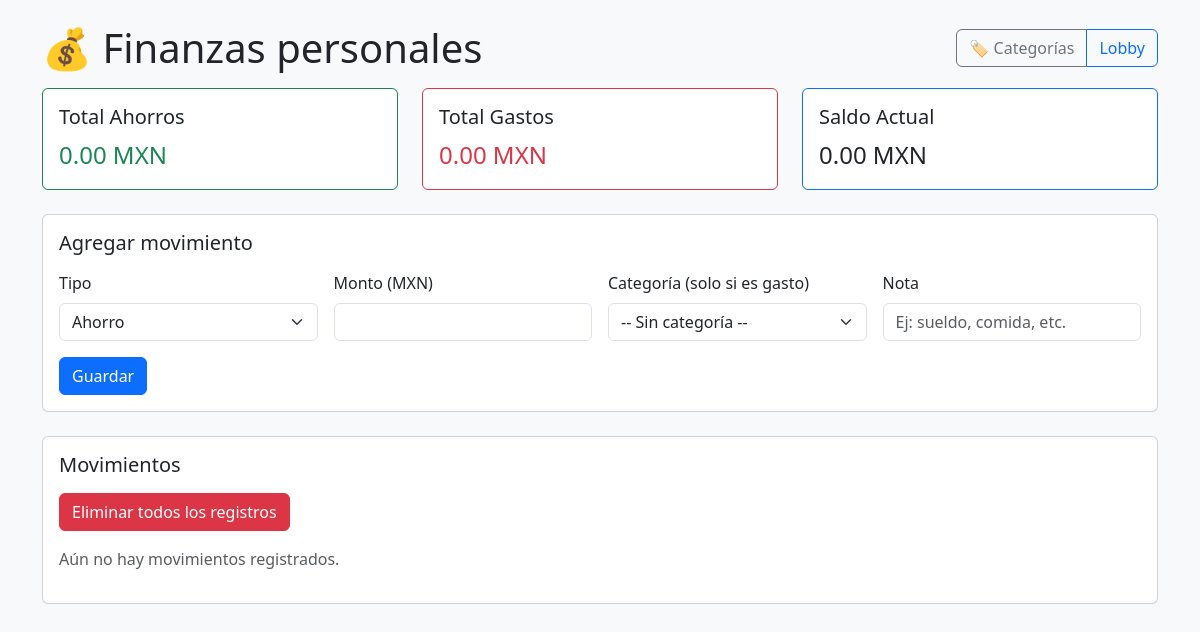
The page /finanzas on the database as committed earlier.
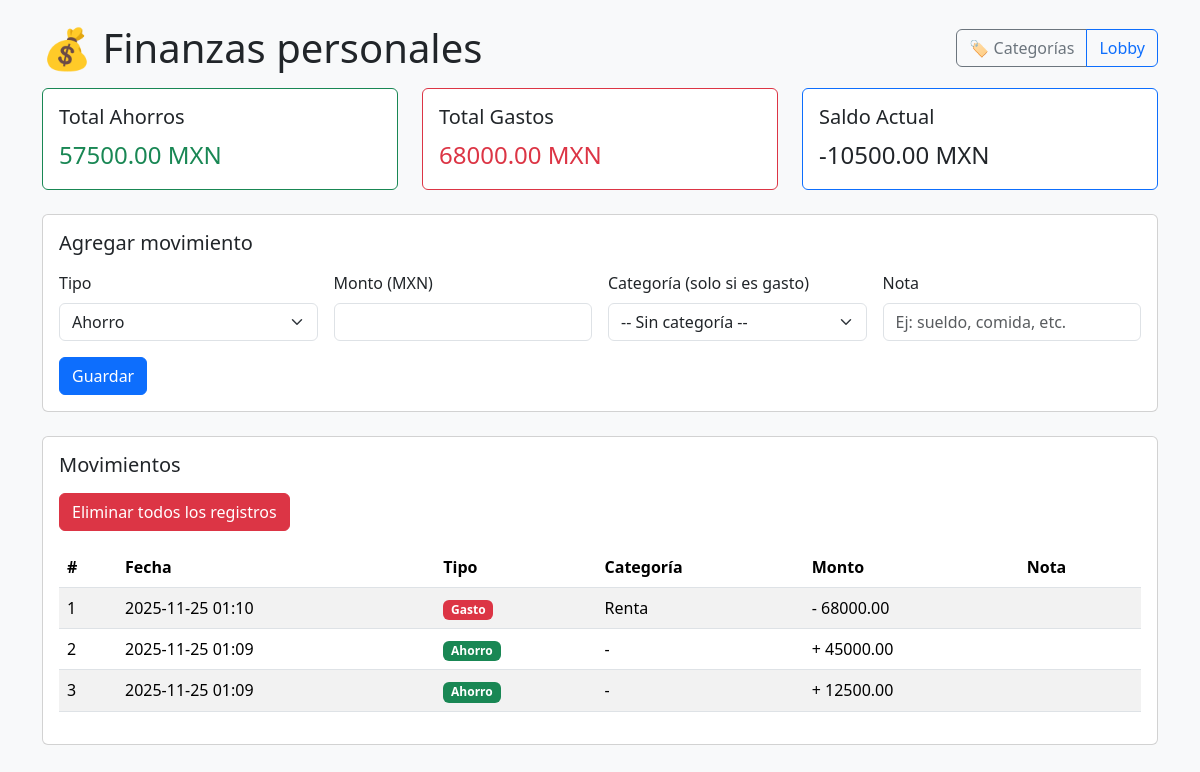
The same page on the database as committed later.
### app.py (models this page shows, shortened)
class Movimiento(db.Model):
    __tablename__ = "movimientos"
    id = db.Column(db.Integer, primary_key=True)
    tipo = db.Column(db.String(10), nullable=False)  # "ahorro" o "gasto"
    monto = db.Column(db.Float, nullable=False)
    nota = db.Column(db.String(200))
    fecha = db.Column(db.DateTime, default=datetime.utcnow)
    categoria_id = db.Column(db.Integer, db.ForeignKey("categorias.id"), nullable=True)
    categoria = db.relationship("Categoria", backref="movimientos")

class Categoria(db.Model):
    __tablename__ = "categorias"
    id = db.Column(db.Integer, primary_key=True)
    nombre = db.Column(db.String(100), unique=True, nullable=False)

### app.py (the view, shortened to what this page needs)
@app.route("/finanzas", methods=["GET", "POST"])
def index():
    error = None
    movimientos = Movimiento.query.order_by(Movimiento.fecha.desc()).all()
    categorias = Categoria.query.order_by(Categoria.nombre).all()
    total_ahorros, total_gastos, saldo = calcular_resumen()
    return render_template(
        "index.html",
        movimientos=movimientos,
        categorias=categorias,
        total_ahorros=total_ahorros,
        total_gastos=total_gastos,
        saldo=saldo,
        error=error
    )

### app.py (called while the page is built)
def calcular_resumen():
    total_ahorros = db.session.query(db.func.sum(Movimiento.monto))\
        .filter(Movimiento.tipo == "ahorro").scalar() or 0.0
    total_gastos = db.session.query(db.func.sum(Movimiento.monto))\
        .filter(Movimiento.tipo == "gasto").scalar() or 0.0
    saldo = total_ahorros - total_gastos
    return float(total_ahorros), float(total_gastos), float(saldo)

### templates/index.html (shortened to what the changed rows need)
<!DOCTYPE html>
<html lang="es">
<head>
  <link
    href="https://cdn.jsdelivr.net/npm/bootstrap@5.3.2/dist/css/bootstrap.min.css"
    rel="stylesheet"
  >
</head>
<body class="bg-light">
  <div class="container py-4">
<div class="d-flex justify-content-between align-items-center mb-3">
  <h1 class="mb-0">💰 Finanzas personales</h1>
</div>
    <div class="row mb-4">
      <div class="col-md-4">
        <div class="card border-success">
          <div class="card-body">
            <h5 class="card-title">Total Ahorros</h5>
            <p class="card-text fs-4 text-success">
              {{ "%.2f"|format(total_ahorros) }} MXN
            </p>
          </div>
        </div>
      </div>
      <div class="col-md-4">
        <div class="card border-danger">
          <div class="card-body">
            <h5 class="card-title">Total Gastos</h5>
            <p class="card-text fs-4 text-danger">
              {{ "%.2f"|format(total_gastos) }} MXN
            </p>
          </div>
        </div>
      </div>
      <div class="col-md-4">
        <div class="card border-primary">
          <div class="card-body">
            <h5 class="card-title">Saldo Actual</h5>
            <p class="card-text fs-4">
              {{ "%.2f"|format(saldo) }} MXN
            </p>
          </div>
        </div>
      </div>
    </div>
    <div class="card">
      <div class="card-body">
        <h5 class="card-title mb-3">Movimientos</h5>
        <form method="POST"
      action="{{ url_for('eliminar_todos') }}"
      onsubmit="return confirm('¿Seguro que quieres eliminar TODOS los registros?');">
  <button class="btn btn-danger mb-3">Eliminar todos los registros</button>
</form>
        {% if movimientos %}
          <div class="table-responsive">
            <table class="table table-striped align-middle">
              <thead>
                <tr>
                  <th>#</th>
                  <th>Fecha</th>
                  <th>Tipo</th>
                  <th>Categoría</th>
                  <th>Monto</th>
                  <th>Nota</th>
                </tr>
              </thead>
              <tbody>
                {% for m in movimientos %}
                  <tr>
                    <td>{{ loop.index }}</td>
                    <td>{{ m.fecha.strftime("%Y-%m-%d %H:%M") }}</td>
                    <td>
                      {% if m.tipo == 'ahorro' %}
                        <span class="badge bg-success">Ahorro</span>
                      {% else %}
                        <span class="badge bg-danger">Gasto</span>
                      {% endif %}
                    </td>
                    <td>
                      {% if m.categoria %}
                        {{ m.categoria.nombre }}
                      {% else %}
                        -
                      {% endif %}
                    </td>
                    <td>
                      {% if m.tipo == 'ahorro' %}+{% else %}-{% endif %}
                      {{ "%.2f"|format(m.monto) }}
                    </td>
                    <td>{{ m.nota }}</td>
                  </tr>
                {% endfor %}
              </tbody>
            </table>
          </div>
        {% else %}
          <p class="text-muted">Aún no hay movimientos registrados.</p>
        {% endif %}
      </div>
    </div>
  </div>
</body>
</html>

Rows that differ between the two databases and show on the page:
added Movimiento: fecha "2025-11-25 01:10", tipo "Gasto", categoria.nombre "Renta", monto "68000.00"
added Movimiento: fecha "2025-11-25 01:09", tipo "Ahorro", monto "45000.00"
added Movimiento: fecha "2025-11-25 01:09", tipo "Ahorro", monto "12500.00"
Other text that changed with them:
{{ "%.2f"|format(total_ahorros) }}: "0.00" → "57500.00"
{{ "%.2f"|format(total_gastos) }}: "0.00" → "68000.00"
{{ "%.2f"|format(saldo) }}: "0.00" → "-10500.00"
text no longer shown: "Aún no hay movimientos registrados."
text now shown: "# Fecha Tipo Categoría Monto Nota"
